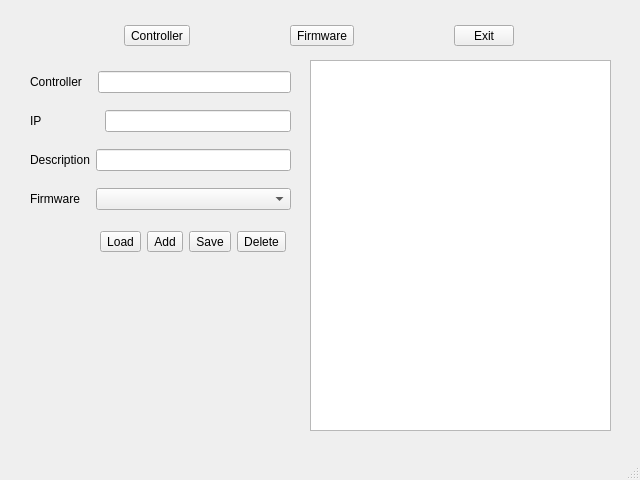
<?xml version="1.0" encoding="UTF-8"?>
<ui version="4.0">
 <class>MainWindow</class>
 <widget class="QMainWindow" name="MainWindow">
  <property name="geometry">
   <rect>
    <x>0</x>
    <y>0</y>
    <width>640</width>
    <height>480</height>
   </rect>
  </property>
  <property name="windowTitle">
   <string>OTA Updater</string>
  </property>
  <widget class="QWidget" name="centralwidget">
   <widget class="QStackedWidget" name="stackedWidget">
    <property name="geometry">
     <rect>
      <x>30</x>
      <y>50</y>
      <width>581</width>
      <height>381</height>
     </rect>
    </property>
    <property name="currentIndex">
     <number>0</number>
    </property>
    <widget class="QWidget" name="page_1">
     <widget class="QTableView" name="tableViewController">
      <property name="geometry">
       <rect>
        <x>280</x>
        <y>10</y>
        <width>301</width>
        <height>371</height>
       </rect>
      </property>
     </widget>
     <widget class="QWidget" name="verticalLayoutWidget_2">
      <property name="geometry">
       <rect>
        <x>0</x>
        <y>10</y>
        <width>261</width>
        <height>161</height>
       </rect>
      </property>
      <layout class="QVBoxLayout" name="verticalLayout_3">
       <item>
        <layout class="QHBoxLayout" name="horizontalLayout_9">
         <item>
          <widget class="QLabel" name="labelConrollerName">
           <property name="text">
            <string>Controller</string>
           </property>
           <property name="alignment">
            <set>Qt::AlignLeading|Qt::AlignLeft|Qt::AlignVCenter</set>
           </property>
          </widget>
         </item>
         <item>
          <spacer name="horizontalSpacer_3">
           <property name="orientation">
            <enum>Qt::Horizontal</enum>
           </property>
           <property name="sizeType">
            <enum>QSizePolicy::Fixed</enum>
           </property>
           <property name="sizeHint" stdset="0">
            <size>
             <width>10</width>
             <height>20</height>
            </size>
           </property>
          </spacer>
         </item>
         <item>
          <widget class="QLineEdit" name="lineEditControllerName"/>
         </item>
        </layout>
       </item>
       <item>
        <layout class="QHBoxLayout" name="horizontalLayout_10">
         <item>
          <widget class="QLabel" name="labelControllerIp">
           <property name="text">
            <string>IP</string>
           </property>
           <property name="alignment">
            <set>Qt::AlignLeading|Qt::AlignLeft|Qt::AlignVCenter</set>
           </property>
          </widget>
         </item>
         <item>
          <spacer name="horizontalSpacer_4">
           <property name="orientation">
            <enum>Qt::Horizontal</enum>
           </property>
           <property name="sizeType">
            <enum>QSizePolicy::Fixed</enum>
           </property>
           <property name="sizeHint" stdset="0">
            <size>
             <width>57</width>
             <height>20</height>
            </size>
           </property>
          </spacer>
         </item>
         <item>
          <widget class="QLineEdit" name="lineEditControllerIp"/>
         </item>
        </layout>
       </item>
       <item>
        <layout class="QHBoxLayout" name="horizontalLayout_11">
         <item>
          <widget class="QLabel" name="labelFirmwareDescription_2">
           <property name="text">
            <string>Description</string>
           </property>
           <property name="alignment">
            <set>Qt::AlignLeading|Qt::AlignLeft|Qt::AlignVCenter</set>
           </property>
          </widget>
         </item>
         <item>
          <widget class="QLineEdit" name="lineEditControllerDescription"/>
         </item>
        </layout>
       </item>
       <item>
        <layout class="QHBoxLayout" name="horizontalLayout_13">
         <item>
          <widget class="QLabel" name="labelFrimware">
           <property name="sizePolicy">
            <sizepolicy hsizetype="Fixed" vsizetype="Preferred">
             <horstretch>0</horstretch>
             <verstretch>0</verstretch>
            </sizepolicy>
           </property>
           <property name="text">
            <string>Firmware</string>
           </property>
          </widget>
         </item>
         <item>
          <spacer name="horizontalSpacer_5">
           <property name="orientation">
            <enum>Qt::Horizontal</enum>
           </property>
           <property name="sizeType">
            <enum>QSizePolicy::Fixed</enum>
           </property>
           <property name="sizeHint" stdset="0">
            <size>
             <width>10</width>
             <height>20</height>
            </size>
           </property>
          </spacer>
         </item>
         <item>
          <widget class="QComboBox" name="comboBoxFirmware"/>
         </item>
        </layout>
       </item>
      </layout>
     </widget>
     <widget class="QWidget" name="horizontalLayoutWidget_7">
      <property name="geometry">
       <rect>
        <x>70</x>
        <y>180</y>
        <width>189</width>
        <height>24</height>
       </rect>
      </property>
      <layout class="QHBoxLayout" name="horizontalLayout_14">
       <item>
        <widget class="QToolButton" name="toolButtonContollerLoad">
         <property name="text">
          <string>Load</string>
         </property>
        </widget>
       </item>
       <item>
        <widget class="QToolButton" name="toolButtonControllerAdd">
         <property name="text">
          <string>Add</string>
         </property>
        </widget>
       </item>
       <item>
        <widget class="QToolButton" name="toolButtonControllerSave">
         <property name="text">
          <string>Save</string>
         </property>
        </widget>
       </item>
       <item>
        <widget class="QToolButton" name="toolButtonControllerDelete">
         <property name="text">
          <string>Delete</string>
         </property>
        </widget>
       </item>
      </layout>
     </widget>
    </widget>
    <widget class="QWidget" name="page_3">
     <widget class="QTableView" name="tableViewFirmware">
      <property name="geometry">
       <rect>
        <x>280</x>
        <y>10</y>
        <width>301</width>
        <height>371</height>
       </rect>
      </property>
     </widget>
     <widget class="QWidget" name="verticalLayoutWidget">
      <property name="geometry">
       <rect>
        <x>0</x>
        <y>10</y>
        <width>261</width>
        <height>121</height>
       </rect>
      </property>
      <layout class="QVBoxLayout" name="verticalLayout_2">
       <item>
        <layout class="QHBoxLayout" name="horizontalLayout_5">
         <item>
          <widget class="QLabel" name="labelFirmware">
           <property name="text">
            <string>Firmware</string>
           </property>
           <property name="alignment">
            <set>Qt::AlignLeading|Qt::AlignLeft|Qt::AlignVCenter</set>
           </property>
          </widget>
         </item>
         <item>
          <spacer name="horizontalSpacer">
           <property name="orientation">
            <enum>Qt::Horizontal</enum>
           </property>
           <property name="sizeType">
            <enum>QSizePolicy::Fixed</enum>
           </property>
           <property name="sizeHint" stdset="0">
            <size>
             <width>14</width>
             <height>20</height>
            </size>
           </property>
          </spacer>
         </item>
         <item>
          <widget class="QLineEdit" name="lineEditFirmwareName"/>
         </item>
        </layout>
       </item>
       <item>
        <layout class="QHBoxLayout" name="horizontalLayout_6">
         <item>
          <widget class="QLabel" name="labelFirmwarePath">
           <property name="text">
            <string>Path (.bin)</string>
           </property>
           <property name="alignment">
            <set>Qt::AlignLeading|Qt::AlignLeft|Qt::AlignVCenter</set>
           </property>
          </widget>
         </item>
         <item>
          <spacer name="horizontalSpacer_2">
           <property name="orientation">
            <enum>Qt::Horizontal</enum>
           </property>
           <property name="sizeType">
            <enum>QSizePolicy::Fixed</enum>
           </property>
           <property name="sizeHint" stdset="0">
            <size>
             <width>7</width>
             <height>20</height>
            </size>
           </property>
          </spacer>
         </item>
         <item>
          <widget class="QLineEdit" name="lineEditFirmwarePath"/>
         </item>
        </layout>
       </item>
       <item>
        <layout class="QHBoxLayout" name="horizontalLayout_7">
         <item>
          <widget class="QLabel" name="labelFirmwareDescription">
           <property name="text">
            <string>Description</string>
           </property>
           <property name="alignment">
            <set>Qt::AlignLeading|Qt::AlignLeft|Qt::AlignVCenter</set>
           </property>
          </widget>
         </item>
         <item>
          <widget class="QLineEdit" name="lineEditFirmwareDescription"/>
         </item>
        </layout>
       </item>
      </layout>
     </widget>
     <widget class="QWidget" name="horizontalLayoutWidget_5">
      <property name="geometry">
       <rect>
        <x>70</x>
        <y>140</y>
        <width>189</width>
        <height>24</height>
       </rect>
      </property>
      <layout class="QHBoxLayout" name="horizontalLayout_8">
       <item>
        <widget class="QToolButton" name="toolButtonFirmwareAdd">
         <property name="text">
          <string>Add</string>
         </property>
        </widget>
       </item>
       <item>
        <widget class="QToolButton" name="toolButtonFirmwareSave">
         <property name="enabled">
          <bool>false</bool>
         </property>
         <property name="text">
          <string>Save</string>
         </property>
        </widget>
       </item>
       <item>
        <widget class="QToolButton" name="toolButtonFirmwareDelete">
         <property name="text">
          <string>Delete</string>
         </property>
        </widget>
       </item>
      </layout>
     </widget>
    </widget>
   </widget>
   <widget class="QWidget" name="horizontalLayoutWidget">
    <property name="geometry">
     <rect>
      <x>30</x>
      <y>20</y>
      <width>581</width>
      <height>31</height>
     </rect>
    </property>
    <layout class="QHBoxLayout" name="horizontalLayout">
     <item>
      <widget class="QToolButton" name="toolButtonController">
       <property name="sizePolicy">
        <sizepolicy hsizetype="Fixed" vsizetype="Fixed">
         <horstretch>0</horstretch>
         <verstretch>0</verstretch>
        </sizepolicy>
       </property>
       <property name="minimumSize">
        <size>
         <width>50</width>
         <height>0</height>
        </size>
       </property>
       <property name="text">
        <string>Controller</string>
       </property>
      </widget>
     </item>
     <item>
      <widget class="QToolButton" name="toolButtonFirmware">
       <property name="minimumSize">
        <size>
         <width>50</width>
         <height>0</height>
        </size>
       </property>
       <property name="text">
        <string>Firmware</string>
       </property>
      </widget>
     </item>
     <item>
      <widget class="QToolButton" name="toolButtonExit">
       <property name="minimumSize">
        <size>
         <width>60</width>
         <height>0</height>
        </size>
       </property>
       <property name="text">
        <string>Exit</string>
       </property>
      </widget>
     </item>
    </layout>
   </widget>
  </widget>
  <widget class="QMenuBar" name="menubar">
   <property name="geometry">
    <rect>
     <x>0</x>
     <y>0</y>
     <width>640</width>
     <height>22</height>
    </rect>
   </property>
  </widget>
  <widget class="QStatusBar" name="statusbar"/>
 </widget>
 <resources/>
 <connections/>
</ui>
